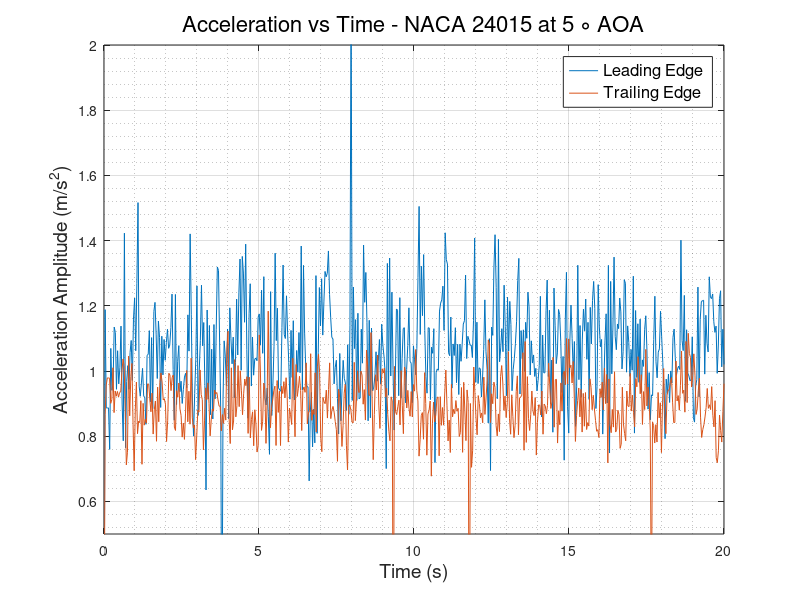
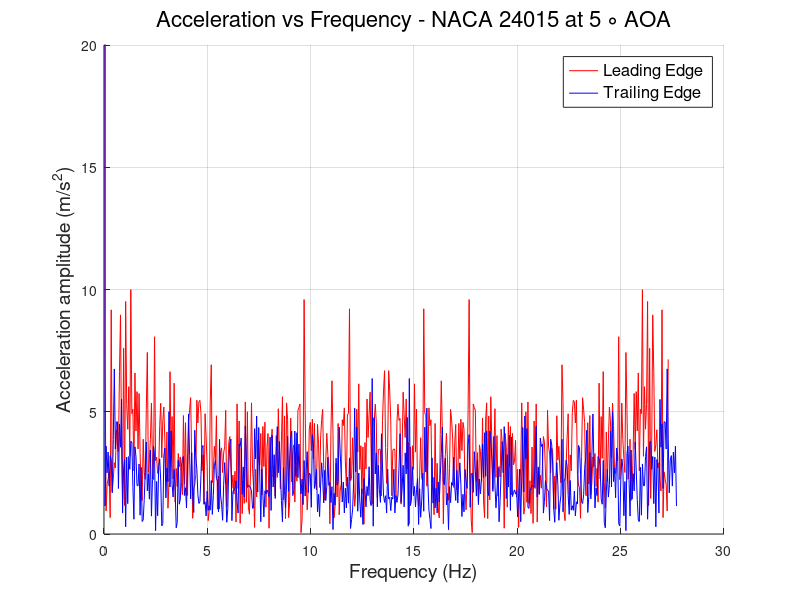

Source code (MATLAB) for these figures, in order:
clc
clear
close all
%% READING ACCELEROMETER DATA and defining Variables
                        % LEADING EDGE %
data   = xlsread('LE_800rpm.csv');
LE_time   = data(:,1);
LE_X_acc  = data(:,2);
LE_Y_acc  = data(:,3);
LE_Z_acc  = data(:,4);
LE_R_acc  = sqrt(LE_X_acc.^2 + LE_Y_acc.^2 + LE_Z_acc.^2);
% plot(LE_time,LE_R_acc)
N      = numel(LE_time);
Ts     = abs(diff(LE_time(1:2)));
fs     = 1/Ts;
f_axis = [0:N-1]*fs/N;
A_freq_LE = fft(LE_R_acc);
figure(1) 
plot(LE_time,LE_R_acc)
hold on
figure(2)
hold on
plot(f_axis,abs(A_freq_LE),'-r','LineWidth',0.5)
grid on 
grid minor
                        % TRAILING EDGE %
data   = xlsread('TE_800rpm.csv');
TE_time   = data(:,1);
TE_X_acc  = data(:,2);
TE_Y_acc  = data(:,3);
TE_Z_acc  = data(:,4);
TE_R_acc  = sqrt(TE_X_acc.^2 + TE_Y_acc.^2 + TE_Z_acc.^2);
% plot(TE_time,TE_R_acc)
N      = numel(TE_time);
Ts     = abs(diff(TE_time(1:2)));
fs     = 1/Ts;
f_axis = [0:N-1]*fs/N;
A_freq_TE = fft(TE_R_acc);
figure(1)
plot(TE_time, TE_R_acc)
grid on
grid minor
xlabel('Time (s)','FontSize',14,'FontWeight','normal')
ylabel('Acceleration Amplitude (m/s^2)','FontSize',14,'FontWeight','normal')
legend ('Leading Edge','Trailing Edge','FontSize',12,'FontWeight','normal')
title('Acceleration vs Time - NACA 24015 at 5 \circ AOA','FontSize',16,'FontWeight','normal')
ylim([0.5 2])
figure(2)
plot(f_axis,abs(A_freq_TE),'-b','LineWidth',0.5)
grid on 
grid minor
ylabel('Acceleration amplitude (m/s^2)','FontSize',14,'FontWeight','normal')
xlabel('Frequency (Hz)','FontSize',14,'FontWeight','normal')
ylim([0 20])
legend ('Leading Edge','Trailing Edge','FontSize',12,'FontWeight','normal')
title('Acceleration vs Frequency - NACA 24015 at 5 \circ AOA','FontSize',16,'FontWeight','normal')